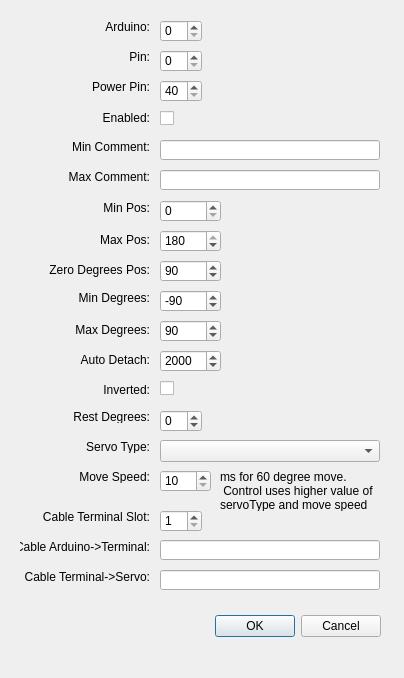
<?xml version="1.0" encoding="UTF-8"?>
<ui version="4.0">
 <class>ServoDetails</class>
 <widget class="QDialog" name="ServoDetails">
  <property name="geometry">
   <rect>
    <x>0</x>
    <y>0</y>
    <width>404</width>
    <height>678</height>
   </rect>
  </property>
  <property name="windowTitle">
   <string>Dialog</string>
  </property>
  <property name="modal">
   <bool>true</bool>
  </property>
  <widget class="QDialogButtonBox" name="buttonBox">
   <property name="geometry">
    <rect>
     <x>40</x>
     <y>610</y>
     <width>341</width>
     <height>32</height>
    </rect>
   </property>
   <property name="orientation">
    <enum>Qt::Horizontal</enum>
   </property>
   <property name="standardButtons">
    <set>QDialogButtonBox::Cancel|QDialogButtonBox::Ok</set>
   </property>
  </widget>
  <widget class="QSpinBox" name="Arduino">
   <property name="geometry">
    <rect>
     <x>160</x>
     <y>20</y>
     <width>42</width>
     <height>22</height>
    </rect>
   </property>
   <property name="maximum">
    <number>1</number>
   </property>
  </widget>
  <widget class="QLabel" name="LabelArduino">
   <property name="geometry">
    <rect>
     <x>20</x>
     <y>20</y>
     <width>130</width>
     <height>13</height>
    </rect>
   </property>
   <property name="text">
    <string>Arduino:</string>
   </property>
   <property name="alignment">
    <set>Qt::AlignRight|Qt::AlignTrailing|Qt::AlignVCenter</set>
   </property>
  </widget>
  <widget class="QLabel" name="LabelPin">
   <property name="geometry">
    <rect>
     <x>20</x>
     <y>50</y>
     <width>130</width>
     <height>13</height>
    </rect>
   </property>
   <property name="text">
    <string>Pin:</string>
   </property>
   <property name="alignment">
    <set>Qt::AlignRight|Qt::AlignTrailing|Qt::AlignVCenter</set>
   </property>
  </widget>
  <widget class="QSpinBox" name="Pin">
   <property name="geometry">
    <rect>
     <x>160</x>
     <y>50</y>
     <width>42</width>
     <height>22</height>
    </rect>
   </property>
   <property name="maximum">
    <number>50</number>
   </property>
  </widget>
  <widget class="QLabel" name="LabelPin_2">
   <property name="geometry">
    <rect>
     <x>20</x>
     <y>540</y>
     <width>130</width>
     <height>13</height>
    </rect>
   </property>
   <property name="text">
    <string>Cable Arduino-&gt;Terminal:</string>
   </property>
   <property name="alignment">
    <set>Qt::AlignRight|Qt::AlignTrailing|Qt::AlignVCenter</set>
   </property>
  </widget>
  <widget class="QLineEdit" name="CableArduinoTerminal">
   <property name="geometry">
    <rect>
     <x>160</x>
     <y>540</y>
     <width>220</width>
     <height>20</height>
    </rect>
   </property>
  </widget>
  <widget class="QLabel" name="LabelPin_3">
   <property name="geometry">
    <rect>
     <x>20</x>
     <y>80</y>
     <width>130</width>
     <height>13</height>
    </rect>
   </property>
   <property name="text">
    <string>Power Pin:</string>
   </property>
   <property name="alignment">
    <set>Qt::AlignRight|Qt::AlignTrailing|Qt::AlignVCenter</set>
   </property>
  </widget>
  <widget class="QSpinBox" name="PowerPin">
   <property name="geometry">
    <rect>
     <x>160</x>
     <y>80</y>
     <width>42</width>
     <height>22</height>
    </rect>
   </property>
   <property name="minimum">
    <number>40</number>
   </property>
   <property name="maximum">
    <number>50</number>
   </property>
  </widget>
  <widget class="QLabel" name="LabelPin_4">
   <property name="geometry">
    <rect>
     <x>20</x>
     <y>140</y>
     <width>130</width>
     <height>13</height>
    </rect>
   </property>
   <property name="text">
    <string>Min Comment:</string>
   </property>
   <property name="alignment">
    <set>Qt::AlignRight|Qt::AlignTrailing|Qt::AlignVCenter</set>
   </property>
  </widget>
  <widget class="QLabel" name="LabelPin_5">
   <property name="geometry">
    <rect>
     <x>20</x>
     <y>170</y>
     <width>130</width>
     <height>13</height>
    </rect>
   </property>
   <property name="text">
    <string>Max Comment:</string>
   </property>
   <property name="alignment">
    <set>Qt::AlignRight|Qt::AlignTrailing|Qt::AlignVCenter</set>
   </property>
  </widget>
  <widget class="QLabel" name="LabelPin_6">
   <property name="geometry">
    <rect>
     <x>20</x>
     <y>290</y>
     <width>130</width>
     <height>16</height>
    </rect>
   </property>
   <property name="text">
    <string>Min Degrees:</string>
   </property>
   <property name="alignment">
    <set>Qt::AlignRight|Qt::AlignTrailing|Qt::AlignVCenter</set>
   </property>
  </widget>
  <widget class="QLabel" name="LabelPin_7">
   <property name="geometry">
    <rect>
     <x>20</x>
     <y>320</y>
     <width>130</width>
     <height>20</height>
    </rect>
   </property>
   <property name="text">
    <string>Max Degrees:</string>
   </property>
   <property name="alignment">
    <set>Qt::AlignRight|Qt::AlignTrailing|Qt::AlignVCenter</set>
   </property>
  </widget>
  <widget class="QLabel" name="LabelPin_8">
   <property name="geometry">
    <rect>
     <x>20</x>
     <y>350</y>
     <width>130</width>
     <height>20</height>
    </rect>
   </property>
   <property name="text">
    <string>Auto Detach:</string>
   </property>
   <property name="alignment">
    <set>Qt::AlignRight|Qt::AlignTrailing|Qt::AlignVCenter</set>
   </property>
  </widget>
  <widget class="QLabel" name="LabelPin_9">
   <property name="geometry">
    <rect>
     <x>20</x>
     <y>380</y>
     <width>130</width>
     <height>20</height>
    </rect>
   </property>
   <property name="text">
    <string>Inverted:</string>
   </property>
   <property name="alignment">
    <set>Qt::AlignRight|Qt::AlignTrailing|Qt::AlignVCenter</set>
   </property>
  </widget>
  <widget class="QLabel" name="LabelPin_10">
   <property name="geometry">
    <rect>
     <x>20</x>
     <y>410</y>
     <width>130</width>
     <height>13</height>
    </rect>
   </property>
   <property name="text">
    <string>Rest Degrees:</string>
   </property>
   <property name="alignment">
    <set>Qt::AlignRight|Qt::AlignTrailing|Qt::AlignVCenter</set>
   </property>
  </widget>
  <widget class="QLabel" name="LabelPin_11">
   <property name="geometry">
    <rect>
     <x>20</x>
     <y>110</y>
     <width>130</width>
     <height>16</height>
    </rect>
   </property>
   <property name="text">
    <string>Enabled:</string>
   </property>
   <property name="alignment">
    <set>Qt::AlignRight|Qt::AlignTrailing|Qt::AlignVCenter</set>
   </property>
  </widget>
  <widget class="QLabel" name="LabelPin_12">
   <property name="geometry">
    <rect>
     <x>20</x>
     <y>440</y>
     <width>130</width>
     <height>13</height>
    </rect>
   </property>
   <property name="text">
    <string>Servo Type:</string>
   </property>
   <property name="alignment">
    <set>Qt::AlignRight|Qt::AlignTrailing|Qt::AlignVCenter</set>
   </property>
  </widget>
  <widget class="QLabel" name="LabelPin_13">
   <property name="geometry">
    <rect>
     <x>20</x>
     <y>510</y>
     <width>130</width>
     <height>13</height>
    </rect>
   </property>
   <property name="text">
    <string>Cable Terminal Slot:</string>
   </property>
   <property name="alignment">
    <set>Qt::AlignRight|Qt::AlignTrailing|Qt::AlignVCenter</set>
   </property>
  </widget>
  <widget class="QLabel" name="LabelPin_14">
   <property name="geometry">
    <rect>
     <x>20</x>
     <y>570</y>
     <width>130</width>
     <height>13</height>
    </rect>
   </property>
   <property name="text">
    <string>Cable Terminal-&gt;Servo:</string>
   </property>
   <property name="alignment">
    <set>Qt::AlignRight|Qt::AlignTrailing|Qt::AlignVCenter</set>
   </property>
  </widget>
  <widget class="QLineEdit" name="CableTerminalServo">
   <property name="geometry">
    <rect>
     <x>160</x>
     <y>570</y>
     <width>220</width>
     <height>20</height>
    </rect>
   </property>
  </widget>
  <widget class="QLineEdit" name="MinComment">
   <property name="geometry">
    <rect>
     <x>160</x>
     <y>140</y>
     <width>220</width>
     <height>20</height>
    </rect>
   </property>
  </widget>
  <widget class="QLineEdit" name="MaxComment">
   <property name="geometry">
    <rect>
     <x>160</x>
     <y>170</y>
     <width>220</width>
     <height>20</height>
    </rect>
   </property>
  </widget>
  <widget class="QSpinBox" name="MinDegrees">
   <property name="geometry">
    <rect>
     <x>160</x>
     <y>290</y>
     <width>61</width>
     <height>22</height>
    </rect>
   </property>
   <property name="minimum">
    <number>-120</number>
   </property>
   <property name="maximum">
    <number>120</number>
   </property>
   <property name="value">
    <number>-90</number>
   </property>
  </widget>
  <widget class="QSpinBox" name="MaxDegrees">
   <property name="geometry">
    <rect>
     <x>160</x>
     <y>320</y>
     <width>61</width>
     <height>22</height>
    </rect>
   </property>
   <property name="minimum">
    <number>-120</number>
   </property>
   <property name="maximum">
    <number>120</number>
   </property>
   <property name="value">
    <number>90</number>
   </property>
  </widget>
  <widget class="QSpinBox" name="AutoDetach">
   <property name="geometry">
    <rect>
     <x>160</x>
     <y>350</y>
     <width>61</width>
     <height>22</height>
    </rect>
   </property>
   <property name="minimum">
    <number>1000</number>
   </property>
   <property name="maximum">
    <number>10000</number>
   </property>
   <property name="singleStep">
    <number>500</number>
   </property>
   <property name="value">
    <number>2000</number>
   </property>
  </widget>
  <widget class="QSpinBox" name="RestDegrees">
   <property name="geometry">
    <rect>
     <x>160</x>
     <y>410</y>
     <width>42</width>
     <height>22</height>
    </rect>
   </property>
   <property name="minimum">
    <number>-120</number>
   </property>
   <property name="maximum">
    <number>120</number>
   </property>
  </widget>
  <widget class="QCheckBox" name="Inverted">
   <property name="geometry">
    <rect>
     <x>160</x>
     <y>380</y>
     <width>70</width>
     <height>17</height>
    </rect>
   </property>
   <property name="text">
    <string/>
   </property>
  </widget>
  <widget class="QCheckBox" name="Enabled">
   <property name="geometry">
    <rect>
     <x>160</x>
     <y>110</y>
     <width>70</width>
     <height>17</height>
    </rect>
   </property>
   <property name="text">
    <string/>
   </property>
  </widget>
  <widget class="QComboBox" name="ServoType">
   <property name="geometry">
    <rect>
     <x>160</x>
     <y>440</y>
     <width>220</width>
     <height>22</height>
    </rect>
   </property>
  </widget>
  <widget class="QSpinBox" name="TerminalSlot">
   <property name="geometry">
    <rect>
     <x>160</x>
     <y>510</y>
     <width>42</width>
     <height>22</height>
    </rect>
   </property>
   <property name="minimum">
    <number>1</number>
   </property>
   <property name="maximum">
    <number>20</number>
   </property>
   <property name="value">
    <number>1</number>
   </property>
  </widget>
  <widget class="QSpinBox" name="MinPos">
   <property name="geometry">
    <rect>
     <x>160</x>
     <y>200</y>
     <width>61</width>
     <height>22</height>
    </rect>
   </property>
   <property name="minimum">
    <number>0</number>
   </property>
   <property name="maximum">
    <number>180</number>
   </property>
   <property name="value">
    <number>0</number>
   </property>
  </widget>
  <widget class="QSpinBox" name="ZeroDegPos">
   <property name="geometry">
    <rect>
     <x>160</x>
     <y>260</y>
     <width>61</width>
     <height>22</height>
    </rect>
   </property>
   <property name="minimum">
    <number>0</number>
   </property>
   <property name="maximum">
    <number>180</number>
   </property>
   <property name="singleStep">
    <number>1</number>
   </property>
   <property name="value">
    <number>90</number>
   </property>
  </widget>
  <widget class="QLabel" name="LabelPin_15">
   <property name="geometry">
    <rect>
     <x>20</x>
     <y>200</y>
     <width>130</width>
     <height>16</height>
    </rect>
   </property>
   <property name="text">
    <string>Min Pos:</string>
   </property>
   <property name="alignment">
    <set>Qt::AlignRight|Qt::AlignTrailing|Qt::AlignVCenter</set>
   </property>
  </widget>
  <widget class="QLabel" name="LabelPin_16">
   <property name="geometry">
    <rect>
     <x>20</x>
     <y>230</y>
     <width>130</width>
     <height>20</height>
    </rect>
   </property>
   <property name="text">
    <string>Max Pos:</string>
   </property>
   <property name="alignment">
    <set>Qt::AlignRight|Qt::AlignTrailing|Qt::AlignVCenter</set>
   </property>
  </widget>
  <widget class="QLabel" name="LabelPin_17">
   <property name="geometry">
    <rect>
     <x>20</x>
     <y>260</y>
     <width>130</width>
     <height>20</height>
    </rect>
   </property>
   <property name="text">
    <string>Zero Degrees Pos:</string>
   </property>
   <property name="textFormat">
    <enum>Qt::RichText</enum>
   </property>
   <property name="alignment">
    <set>Qt::AlignRight|Qt::AlignTrailing|Qt::AlignVCenter</set>
   </property>
  </widget>
  <widget class="QSpinBox" name="MaxPos">
   <property name="geometry">
    <rect>
     <x>160</x>
     <y>230</y>
     <width>61</width>
     <height>22</height>
    </rect>
   </property>
   <property name="minimum">
    <number>0</number>
   </property>
   <property name="maximum">
    <number>180</number>
   </property>
   <property name="value">
    <number>180</number>
   </property>
  </widget>
  <widget class="QLabel" name="LabelPin_18">
   <property name="geometry">
    <rect>
     <x>20</x>
     <y>470</y>
     <width>130</width>
     <height>13</height>
    </rect>
   </property>
   <property name="text">
    <string>Move Speed:</string>
   </property>
   <property name="alignment">
    <set>Qt::AlignRight|Qt::AlignTrailing|Qt::AlignVCenter</set>
   </property>
  </widget>
  <widget class="QSpinBox" name="MoveSpeed">
   <property name="geometry">
    <rect>
     <x>160</x>
     <y>470</y>
     <width>51</width>
     <height>22</height>
    </rect>
   </property>
   <property name="minimum">
    <number>10</number>
   </property>
   <property name="maximum">
    <number>5000</number>
   </property>
  </widget>
  <widget class="QLabel" name="LabelPin_19">
   <property name="geometry">
    <rect>
     <x>220</x>
     <y>470</y>
     <width>171</width>
     <height>41</height>
    </rect>
   </property>
   <property name="text">
    <string>ms for 60 degree move.
 Control uses higher value of servoType and move speed</string>
   </property>
   <property name="alignment">
    <set>Qt::AlignLeading|Qt::AlignLeft|Qt::AlignVCenter</set>
   </property>
   <property name="wordWrap">
    <bool>true</bool>
   </property>
  </widget>
 </widget>
 <tabstops>
  <tabstop>Arduino</tabstop>
  <tabstop>Pin</tabstop>
  <tabstop>PowerPin</tabstop>
  <tabstop>Enabled</tabstop>
  <tabstop>MinComment</tabstop>
  <tabstop>MaxComment</tabstop>
  <tabstop>MinPos</tabstop>
  <tabstop>MaxPos</tabstop>
  <tabstop>ZeroDegPos</tabstop>
  <tabstop>MinDegrees</tabstop>
  <tabstop>MaxDegrees</tabstop>
  <tabstop>AutoDetach</tabstop>
  <tabstop>Inverted</tabstop>
  <tabstop>RestDegrees</tabstop>
  <tabstop>ServoType</tabstop>
  <tabstop>MoveSpeed</tabstop>
  <tabstop>TerminalSlot</tabstop>
  <tabstop>CableArduinoTerminal</tabstop>
  <tabstop>CableTerminalServo</tabstop>
 </tabstops>
 <resources/>
 <connections>
  <connection>
   <sender>buttonBox</sender>
   <signal>accepted()</signal>
   <receiver>ServoDetails</receiver>
   <slot>accept()</slot>
   <hints>
    <hint type="sourcelabel">
     <x>248</x>
     <y>254</y>
    </hint>
    <hint type="destinationlabel">
     <x>157</x>
     <y>274</y>
    </hint>
   </hints>
  </connection>
  <connection>
   <sender>buttonBox</sender>
   <signal>rejected()</signal>
   <receiver>ServoDetails</receiver>
   <slot>reject()</slot>
   <hints>
    <hint type="sourcelabel">
     <x>316</x>
     <y>260</y>
    </hint>
    <hint type="destinationlabel">
     <x>286</x>
     <y>274</y>
    </hint>
   </hints>
  </connection>
 </connections>
</ui>
